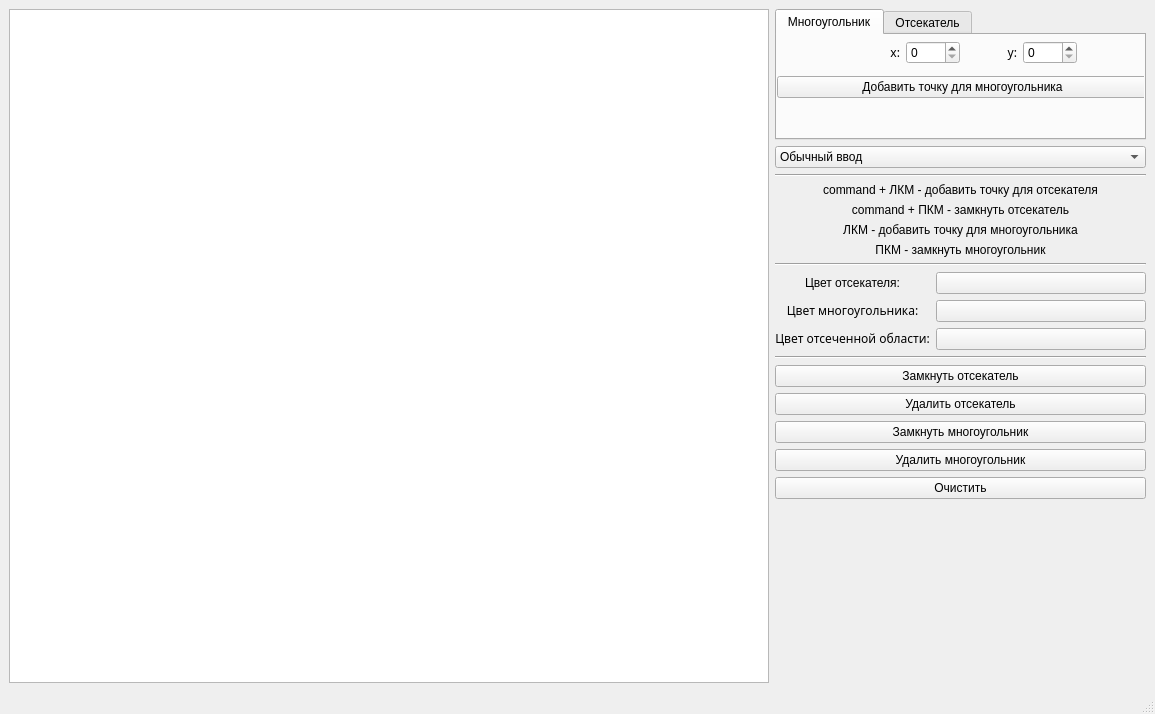
<?xml version="1.0" encoding="UTF-8"?>
<ui version="4.0">
 <class>MainWindow</class>
 <widget class="QMainWindow" name="MainWindow">
  <property name="geometry">
   <rect>
    <x>0</x>
    <y>0</y>
    <width>1155</width>
    <height>714</height>
   </rect>
  </property>
  <property name="mouseTracking">
   <bool>false</bool>
  </property>
  <property name="windowTitle">
   <string>MainWindow</string>
  </property>
  <widget class="QWidget" name="centralwidget">
   <layout class="QHBoxLayout" name="horizontalLayout_2">
    <item>
     <layout class="QHBoxLayout" name="horizontalLayout">
      <item>
       <widget class="QGraphicsView" name="canvas">
        <property name="cursor" stdset="0">
         <cursorShape>CrossCursor</cursorShape>
        </property>
        <property name="mouseTracking">
         <bool>true</bool>
        </property>
        <property name="tabletTracking">
         <bool>false</bool>
        </property>
       </widget>
      </item>
      <item>
       <layout class="QGridLayout" name="gridLayout_3">
        <property name="sizeConstraint">
         <enum>QLayout::SetFixedSize</enum>
        </property>
        <item row="0" column="0" colspan="3">
         <widget class="QTabWidget" name="tabWidget">
          <property name="minimumSize">
           <size>
            <width>371</width>
            <height>131</height>
           </size>
          </property>
          <property name="maximumSize">
           <size>
            <width>371</width>
            <height>131</height>
           </size>
          </property>
          <property name="currentIndex">
           <number>0</number>
          </property>
          <property name="movable">
           <bool>false</bool>
          </property>
          <widget class="QWidget" name="tab">
           <attribute name="title">
            <string>Многоугольник</string>
           </attribute>
           <widget class="QWidget" name="layoutWidget_2">
            <property name="geometry">
             <rect>
              <x>0</x>
              <y>0</y>
              <width>371</width>
              <height>71</height>
             </rect>
            </property>
            <layout class="QGridLayout" name="gridLayout_4">
             <item row="0" column="0">
              <spacer name="horizontalSpacer_5">
               <property name="orientation">
                <enum>Qt::Horizontal</enum>
               </property>
               <property name="sizeType">
                <enum>QSizePolicy::Minimum</enum>
               </property>
               <property name="sizeHint" stdset="0">
                <size>
                 <width>65</width>
                 <height>20</height>
                </size>
               </property>
              </spacer>
             </item>
             <item row="0" column="1">
              <widget class="QLabel" name="label_14">
               <property name="font">
                <font>
                 <family>Apple Braille</family>
                </font>
               </property>
               <property name="text">
                <string>&lt;html&gt;&lt;head/&gt;&lt;body&gt;&lt;p align=&quot;right&quot;&gt;x:&lt;/p&gt;&lt;/body&gt;&lt;/html&gt;</string>
               </property>
              </widget>
             </item>
             <item row="0" column="2">
              <widget class="QSpinBox" name="x1_sb">
               <property name="cursor">
                <cursorShape>PointingHandCursor</cursorShape>
               </property>
               <property name="minimum">
                <number>0</number>
               </property>
               <property name="maximum">
                <number>4000</number>
               </property>
              </widget>
             </item>
             <item row="0" column="3">
              <widget class="QLabel" name="label_15">
               <property name="font">
                <font>
                 <family>Apple Braille</family>
                </font>
               </property>
               <property name="text">
                <string>&lt;html&gt;&lt;head/&gt;&lt;body&gt;&lt;p align=&quot;right&quot;&gt;y:&lt;/p&gt;&lt;/body&gt;&lt;/html&gt;</string>
               </property>
              </widget>
             </item>
             <item row="0" column="4">
              <widget class="QSpinBox" name="y1_sb">
               <property name="cursor">
                <cursorShape>PointingHandCursor</cursorShape>
               </property>
               <property name="minimum">
                <number>0</number>
               </property>
               <property name="maximum">
                <number>4000</number>
               </property>
               <property name="value">
                <number>0</number>
               </property>
              </widget>
             </item>
             <item row="0" column="5">
              <spacer name="horizontalSpacer_6">
               <property name="orientation">
                <enum>Qt::Horizontal</enum>
               </property>
               <property name="sizeType">
                <enum>QSizePolicy::Minimum</enum>
               </property>
               <property name="sizeHint" stdset="0">
                <size>
                 <width>65</width>
                 <height>20</height>
                </size>
               </property>
              </spacer>
             </item>
             <item row="1" column="0" colspan="6">
              <widget class="QPushButton" name="add_polygon_bt">
               <property name="maximumSize">
                <size>
                 <width>16777215</width>
                 <height>16777215</height>
                </size>
               </property>
               <property name="cursor">
                <cursorShape>PointingHandCursor</cursorShape>
               </property>
               <property name="text">
                <string>Добавить точку для многоугольника</string>
               </property>
              </widget>
             </item>
            </layout>
           </widget>
          </widget>
          <widget class="QWidget" name="tab_2">
           <attribute name="title">
            <string>Отсекатель</string>
           </attribute>
           <widget class="QWidget" name="layoutWidget">
            <property name="geometry">
             <rect>
              <x>0</x>
              <y>0</y>
              <width>371</width>
              <height>71</height>
             </rect>
            </property>
            <layout class="QGridLayout" name="gridLayout_2">
             <item row="0" column="0">
              <spacer name="horizontalSpacer_3">
               <property name="orientation">
                <enum>Qt::Horizontal</enum>
               </property>
               <property name="sizeType">
                <enum>QSizePolicy::Minimum</enum>
               </property>
               <property name="sizeHint" stdset="0">
                <size>
                 <width>65</width>
                 <height>20</height>
                </size>
               </property>
              </spacer>
             </item>
             <item row="0" column="1">
              <widget class="QLabel" name="label_11">
               <property name="font">
                <font>
                 <family>Apple Braille</family>
                </font>
               </property>
               <property name="text">
                <string>&lt;html&gt;&lt;head/&gt;&lt;body&gt;&lt;p align=&quot;right&quot;&gt;x:&lt;/p&gt;&lt;/body&gt;&lt;/html&gt;</string>
               </property>
              </widget>
             </item>
             <item row="0" column="2">
              <widget class="QSpinBox" name="x_sb">
               <property name="cursor">
                <cursorShape>PointingHandCursor</cursorShape>
               </property>
               <property name="minimum">
                <number>0</number>
               </property>
               <property name="maximum">
                <number>4000</number>
               </property>
              </widget>
             </item>
             <item row="0" column="3">
              <widget class="QLabel" name="label_12">
               <property name="font">
                <font>
                 <family>Apple Braille</family>
                </font>
               </property>
               <property name="text">
                <string>&lt;html&gt;&lt;head/&gt;&lt;body&gt;&lt;p align=&quot;right&quot;&gt;y:&lt;/p&gt;&lt;/body&gt;&lt;/html&gt;</string>
               </property>
              </widget>
             </item>
             <item row="0" column="4">
              <widget class="QSpinBox" name="y_sb">
               <property name="cursor">
                <cursorShape>PointingHandCursor</cursorShape>
               </property>
               <property name="minimum">
                <number>0</number>
               </property>
               <property name="maximum">
                <number>4000</number>
               </property>
               <property name="value">
                <number>0</number>
               </property>
              </widget>
             </item>
             <item row="0" column="5">
              <spacer name="horizontalSpacer_4">
               <property name="orientation">
                <enum>Qt::Horizontal</enum>
               </property>
               <property name="sizeType">
                <enum>QSizePolicy::Minimum</enum>
               </property>
               <property name="sizeHint" stdset="0">
                <size>
                 <width>65</width>
                 <height>20</height>
                </size>
               </property>
              </spacer>
             </item>
             <item row="1" column="0" colspan="6">
              <widget class="QPushButton" name="add_cutter_bt">
               <property name="maximumSize">
                <size>
                 <width>16777215</width>
                 <height>16777215</height>
                </size>
               </property>
               <property name="cursor">
                <cursorShape>PointingHandCursor</cursorShape>
               </property>
               <property name="text">
                <string>Добавить точку для отсекателя</string>
               </property>
              </widget>
             </item>
            </layout>
           </widget>
          </widget>
         </widget>
        </item>
        <item row="6" column="0" colspan="3">
         <widget class="QLabel" name="label">
          <property name="text">
           <string>&lt;html&gt;&lt;head/&gt;&lt;body&gt;&lt;p align=&quot;center&quot;&gt;ПКМ - замкнуть многоугольник&lt;/p&gt;&lt;/body&gt;&lt;/html&gt;</string>
          </property>
         </widget>
        </item>
        <item row="4" column="0" colspan="3">
         <widget class="QLabel" name="label_13">
          <property name="text">
           <string>&lt;html&gt;&lt;head/&gt;&lt;body&gt;&lt;p align=&quot;center&quot;&gt;command + ПКМ - замкнуть отсекатель&lt;/p&gt;&lt;/body&gt;&lt;/html&gt;</string>
          </property>
         </widget>
        </item>
        <item row="10" column="1" colspan="2">
         <widget class="QPushButton" name="color_polygon_bt">
          <property name="cursor">
           <cursorShape>PointingHandCursor</cursorShape>
          </property>
          <property name="text">
           <string/>
          </property>
         </widget>
        </item>
        <item row="11" column="0">
         <widget class="QLabel" name="label_5">
          <property name="font">
           <font>
            <family>Apple Braille</family>
           </font>
          </property>
          <property name="text">
           <string>&lt;html&gt;&lt;head/&gt;&lt;body&gt;&lt;p align=&quot;center&quot;&gt;Цвет отсеченной области:&lt;/p&gt;&lt;/body&gt;&lt;/html&gt;</string>
          </property>
         </widget>
        </item>
        <item row="11" column="1" colspan="2">
         <widget class="QPushButton" name="color_cut_polygon_bt">
          <property name="cursor">
           <cursorShape>PointingHandCursor</cursorShape>
          </property>
          <property name="text">
           <string/>
          </property>
         </widget>
        </item>
        <item row="3" column="0" colspan="3">
         <widget class="QLabel" name="label_7">
          <property name="text">
           <string>&lt;html&gt;&lt;head/&gt;&lt;body&gt;&lt;p align=&quot;center&quot;&gt;command + ЛКМ - добавить точку для отсекателя&lt;/p&gt;&lt;/body&gt;&lt;/html&gt;</string>
          </property>
         </widget>
        </item>
        <item row="5" column="0" colspan="3">
         <widget class="QLabel" name="label_6">
          <property name="text">
           <string>&lt;html&gt;&lt;head/&gt;&lt;body&gt;&lt;p align=&quot;center&quot;&gt;ЛКМ - добавить точку для многоугольника&lt;/p&gt;&lt;/body&gt;&lt;/html&gt;</string>
          </property>
         </widget>
        </item>
        <item row="10" column="0">
         <widget class="QLabel" name="label_4">
          <property name="font">
           <font>
            <family>Apple Braille</family>
           </font>
          </property>
          <property name="text">
           <string>&lt;html&gt;&lt;head/&gt;&lt;body&gt;&lt;p align=&quot;center&quot;&gt;Цвет многоугольника:&lt;/p&gt;&lt;/body&gt;&lt;/html&gt;</string>
          </property>
         </widget>
        </item>
        <item row="13" column="0" colspan="3">
         <widget class="QPushButton" name="close_bt">
          <property name="text">
           <string>Замкнуть отсекатель</string>
          </property>
         </widget>
        </item>
        <item row="9" column="1" colspan="2">
         <widget class="QPushButton" name="color_cutter_bt">
          <property name="cursor">
           <cursorShape>PointingHandCursor</cursorShape>
          </property>
          <property name="text">
           <string/>
          </property>
         </widget>
        </item>
        <item row="19" column="0">
         <spacer name="verticalSpacer">
          <property name="orientation">
           <enum>Qt::Vertical</enum>
          </property>
          <property name="sizeHint" stdset="0">
           <size>
            <width>20</width>
            <height>40</height>
           </size>
          </property>
         </spacer>
        </item>
        <item row="12" column="0" colspan="3">
         <widget class="Line" name="line_2">
          <property name="orientation">
           <enum>Qt::Horizontal</enum>
          </property>
         </widget>
        </item>
        <item row="18" column="0" colspan="3">
         <widget class="QPushButton" name="clear_bt">
          <property name="text">
           <string>Очистить</string>
          </property>
         </widget>
        </item>
        <item row="9" column="0">
         <widget class="QLabel" name="label_10">
          <property name="text">
           <string>&lt;html&gt;&lt;head/&gt;&lt;body&gt;&lt;p align=&quot;center&quot;&gt;Цвет отсекателя:&lt;/p&gt;&lt;/body&gt;&lt;/html&gt;</string>
          </property>
         </widget>
        </item>
        <item row="2" column="0" colspan="3">
         <widget class="Line" name="line_3">
          <property name="orientation">
           <enum>Qt::Horizontal</enum>
          </property>
         </widget>
        </item>
        <item row="17" column="0" colspan="3">
         <widget class="QPushButton" name="del_polygon_bt">
          <property name="text">
           <string>Удалить многоугольник</string>
          </property>
         </widget>
        </item>
        <item row="15" column="0" colspan="3">
         <widget class="QPushButton" name="close_polygon_bt">
          <property name="text">
           <string>Замкнуть многоугольник</string>
          </property>
         </widget>
        </item>
        <item row="7" column="0" rowspan="2" colspan="3">
         <widget class="Line" name="line">
          <property name="orientation">
           <enum>Qt::Horizontal</enum>
          </property>
         </widget>
        </item>
        <item row="14" column="0" colspan="3">
         <widget class="QPushButton" name="del_cutter_bt">
          <property name="text">
           <string>Удалить отсекатель</string>
          </property>
         </widget>
        </item>
        <item row="1" column="0" colspan="3">
         <widget class="QComboBox" name="how_draw">
          <item>
           <property name="text">
            <string>Обычный ввод</string>
           </property>
          </item>
         </widget>
        </item>
       </layout>
      </item>
     </layout>
    </item>
   </layout>
  </widget>
  <widget class="QStatusBar" name="statusbar"/>
  <widget class="QMenuBar" name="menuBar">
   <property name="geometry">
    <rect>
     <x>0</x>
     <y>0</y>
     <width>1155</width>
     <height>22</height>
    </rect>
   </property>
  </widget>
  <action name="actionshift">
   <property name="text">
    <string>ЛКМ - добавить точку</string>
   </property>
   <property name="font">
    <font>
     <family>Apple Braille</family>
    </font>
   </property>
  </action>
  <action name="action_4">
   <property name="text">
    <string>Движение мышки + ЛКМ - кривая линия</string>
   </property>
  </action>
  <action name="actionShift">
   <property name="text">
    <string>Shift + ЛКМ - прямая линия</string>
   </property>
  </action>
  <action name="action_5">
   <property name="text">
    <string>ПКМ - замкнуть фигуру</string>
   </property>
  </action>
  <action name="action">
   <property name="text">
    <string>ЛКМ - добавить точку</string>
   </property>
  </action>
  <action name="actionshift_2">
   <property name="text">
    <string>shift + ЛКМ - добавить прямую линию</string>
   </property>
  </action>
  <action name="action_2">
   <property name="text">
    <string>Движение мышки + ЛКМ - добавить кривую линию</string>
   </property>
  </action>
  <action name="action_3">
   <property name="text">
    <string>ПКМ - замкнуть фигуру</string>
   </property>
  </action>
 </widget>
 <resources/>
 <connections/>
</ui>
